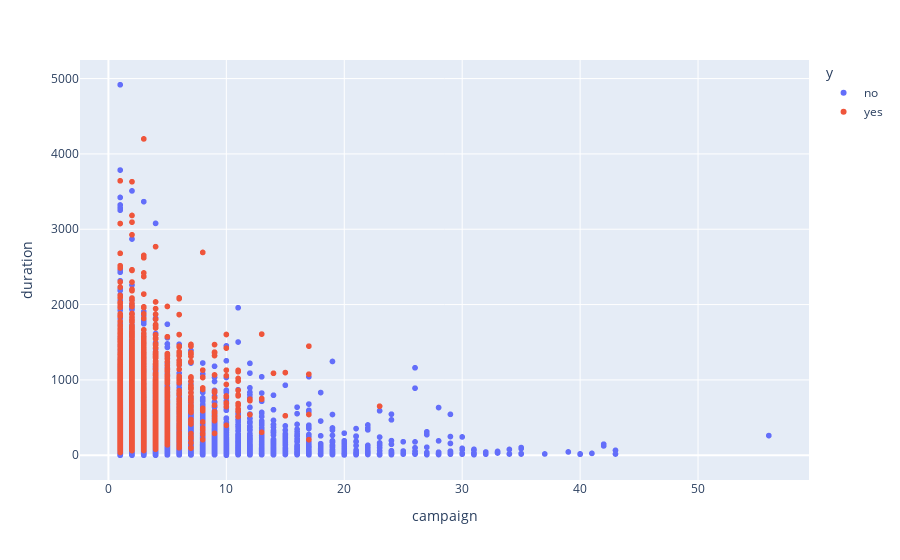

Notebook code for this chart:
### Markdown cell above
**Ver de hacerlo como histograma**

### Code cell
fig = px.scatter(data, x="campaign", y="duration", color="y")
fig.show()

### Figure 1 — Plotly figure (JSON) as saved in the notebook; plotly's stock layout.template omitted (floating-point values rounded to 4 significant figures; data arrays with more than 128 entries replaced by an {"elided": "..."} marker saying what was removed)
{"data": [{"hovertemplate": "y=no<br>campaign=%{x}<br>duration=%{y}<extra></extra>", "legendgroup": "no", "marker": {"color": "#636efa", "symbol": "circle"}, "mode": "markers", "name": "no", "showlegend": true, "type": "scattergl", "x": {"elided": "36548 int values"}, "xaxis": "x", "y": {"elided": "36548 int values"}, "yaxis": "y"}, {"hovertemplate": "y=yes<br>campaign=%{x}<br>duration=%{y}<extra></extra>", "legendgroup": "yes", "marker": {"color": "#EF553B", "symbol": "circle"}, "mode": "markers", "name": "yes", "showlegend": true, "type": "scattergl", "x": {"elided": "4640 int values"}, "xaxis": "x", "y": {"elided": "4640 int values"}, "yaxis": "y"}], "layout": {"autosize": true, "legend": {"title": {"text": "y"}, "tracegroupgap": 0}, "margin": {"t": 60}, "xaxis": {"anchor": "y", "autorange": true, "domain": [0, 1], "range": [-2.271, 59.27], "title": {"text": "campaign"}, "type": "linear"}, "yaxis": {"anchor": "x", "autorange": true, "domain": [0, 1], "range": [-348.7, 5267.0], "title": {"text": "duration"}, "type": "linear"}}}
